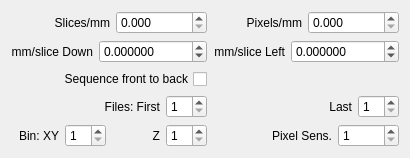
       <widget class="QWidget" name="tabSettings">
        <attribute name="title">
         <string>Settings</string>
        </attribute>
        <layout class="QHBoxLayout">
         <item>
          <layout class="QGridLayout">
           <item row="0" column="0">
            <layout class="QHBoxLayout">
             <item>
              <widget class="QLabel" name="label_9">
               <property name="text">
                <string>Slices/mm</string>
               </property>
               <property name="alignment">
                <set>Qt::AlignRight|Qt::AlignTrailing|Qt::AlignVCenter</set>
               </property>
              </widget>
             </item>
             <item>
              <widget class="QDoubleSpinBox" name="Slices_Per_MM">
               <property name="sizePolicy">
                <sizepolicy hsizetype="Fixed" vsizetype="Fixed">
                 <horstretch>0</horstretch>
                 <verstretch>0</verstretch>
                </sizepolicy>
               </property>
               <property name="buttonSymbols">
                <enum>QAbstractSpinBox::UpDownArrows</enum>
               </property>
               <property name="keyboardTracking">
                <bool>false</bool>
               </property>
               <property name="decimals">
                <number>3</number>
               </property>
               <property name="maximum">
                <double>1000000.000000000000000</double>
               </property>
              </widget>
             </item>
            </layout>
           </item>
           <item row="0" column="1">
            <layout class="QHBoxLayout">
             <item>
              <widget class="QLabel" name="label_3">
               <property name="text">
                <string>Pixels/mm</string>
               </property>
               <property name="alignment">
                <set>Qt::AlignRight|Qt::AlignTrailing|Qt::AlignVCenter</set>
               </property>
              </widget>
             </item>
             <item>
              <widget class="QDoubleSpinBox" name="Pixels_Per_MM">
               <property name="sizePolicy">
                <sizepolicy hsizetype="Fixed" vsizetype="Fixed">
                 <horstretch>0</horstretch>
                 <verstretch>0</verstretch>
                </sizepolicy>
               </property>
               <property name="keyboardTracking">
                <bool>false</bool>
               </property>
               <property name="decimals">
                <number>3</number>
               </property>
               <property name="maximum">
                <double>1000000.000000000000000</double>
               </property>
              </widget>
             </item>
            </layout>
           </item>
           <item row="1" column="0">
            <layout class="QHBoxLayout">
             <item>
              <widget class="QLabel" name="label_10">
               <property name="text">
                <string>mm/slice Down</string>
               </property>
               <property name="alignment">
                <set>Qt::AlignRight|Qt::AlignTrailing|Qt::AlignVCenter</set>
               </property>
              </widget>
             </item>
             <item>
              <widget class="QDoubleSpinBox" name="Edge_Down_MM">
               <property name="sizePolicy">
                <sizepolicy hsizetype="Fixed" vsizetype="Fixed">
                 <horstretch>0</horstretch>
                 <verstretch>0</verstretch>
                </sizepolicy>
               </property>
               <property name="keyboardTracking">
                <bool>false</bool>
               </property>
               <property name="decimals">
                <number>6</number>
               </property>
               <property name="minimum">
                <double>-10000.000000000000000</double>
               </property>
               <property name="maximum">
                <double>10000.000000000000000</double>
               </property>
              </widget>
             </item>
            </layout>
           </item>
           <item row="1" column="1">
            <layout class="QHBoxLayout">
             <item>
              <widget class="QLabel" name="label_11">
               <property name="text">
                <string>mm/slice Left</string>
               </property>
               <property name="alignment">
                <set>Qt::AlignRight|Qt::AlignTrailing|Qt::AlignVCenter</set>
               </property>
              </widget>
             </item>
             <item>
              <widget class="QDoubleSpinBox" name="Edge_Left_MM">
               <property name="sizePolicy">
                <sizepolicy hsizetype="Fixed" vsizetype="Fixed">
                 <horstretch>0</horstretch>
                 <verstretch>0</verstretch>
                </sizepolicy>
               </property>
               <property name="keyboardTracking">
                <bool>false</bool>
               </property>
               <property name="decimals">
                <number>6</number>
               </property>
               <property name="minimum">
                <double>-10000.000000000000000</double>
               </property>
               <property name="maximum">
                <double>10000.000000000000000</double>
               </property>
              </widget>
             </item>
            </layout>
           </item>
           <item row="2" column="0">
            <widget class="QCheckBox" name="CheckMirror">
             <property name="layoutDirection">
              <enum>Qt::RightToLeft</enum>
             </property>
             <property name="text">
              <string>Sequence front to back</string>
             </property>
            </widget>
           </item>
           <item row="3" column="0">
            <layout class="QHBoxLayout">
             <item>
              <widget class="QLabel" name="label_16">
               <property name="text">
                <string>Files: First</string>
               </property>
               <property name="alignment">
                <set>Qt::AlignRight|Qt::AlignTrailing|Qt::AlignVCenter</set>
               </property>
              </widget>
             </item>
             <item>
              <widget class="KeysafeSpinBox" name="FirstFile">
               <property name="sizePolicy">
                <sizepolicy hsizetype="Fixed" vsizetype="Fixed">
                 <horstretch>0</horstretch>
                 <verstretch>0</verstretch>
                </sizepolicy>
               </property>
               <property name="keyboardTracking">
                <bool>false</bool>
               </property>
               <property name="minimum">
                <number>1</number>
               </property>
              </widget>
             </item>
            </layout>
           </item>
           <item row="3" column="1">
            <layout class="QHBoxLayout">
             <item>
              <widget class="QLabel" name="label_17">
               <property name="text">
                <string>Last</string>
               </property>
               <property name="alignment">
                <set>Qt::AlignRight|Qt::AlignTrailing|Qt::AlignVCenter</set>
               </property>
              </widget>
             </item>
             <item>
              <widget class="KeysafeSpinBox" name="LastFile">
               <property name="sizePolicy">
                <sizepolicy hsizetype="Fixed" vsizetype="Fixed">
                 <horstretch>0</horstretch>
                 <verstretch>0</verstretch>
                </sizepolicy>
               </property>
               <property name="keyboardTracking">
                <bool>false</bool>
               </property>
               <property name="minimum">
                <number>1</number>
               </property>
              </widget>
             </item>
            </layout>
           </item>
           <item row="4" column="0">
            <layout class="QHBoxLayout">
             <item>
              <widget class="QLabel" name="label_13">
               <property name="text">
                <string>Bin: XY</string>
               </property>
               <property name="alignment">
                <set>Qt::AlignRight|Qt::AlignTrailing|Qt::AlignVCenter</set>
               </property>
              </widget>
             </item>
             <item>
              <widget class="KeysafeSpinBox" name="DownsampleXY">
               <property name="sizePolicy">
                <sizepolicy hsizetype="Fixed" vsizetype="Fixed">
                 <horstretch>0</horstretch>
                 <verstretch>0</verstretch>
                </sizepolicy>
               </property>
               <property name="keyboardTracking">
                <bool>false</bool>
               </property>
               <property name="minimum">
                <number>1</number>
               </property>
               <property name="maximum">
                <number>10</number>
               </property>
              </widget>
             </item>
             <item>
              <widget class="QLabel" name="label_14">
               <property name="text">
                <string>Z</string>
               </property>
               <property name="alignment">
                <set>Qt::AlignRight|Qt::AlignTrailing|Qt::AlignVCenter</set>
               </property>
              </widget>
             </item>
             <item>
              <widget class="KeysafeSpinBox" name="DownsampleZ">
               <property name="sizePolicy">
                <sizepolicy hsizetype="Fixed" vsizetype="Fixed">
                 <horstretch>0</horstretch>
                 <verstretch>0</verstretch>
                </sizepolicy>
               </property>
               <property name="keyboardTracking">
                <bool>false</bool>
               </property>
               <property name="minimum">
                <number>1</number>
               </property>
               <property name="maximum">
                <number>10</number>
               </property>
              </widget>
             </item>
            </layout>
           </item>
           <item row="4" column="1">
            <layout class="QHBoxLayout">
             <item>
              <widget class="QLabel" name="label_15">
               <property name="text">
                <string>Pixel Sens.</string>
               </property>
               <property name="alignment">
                <set>Qt::AlignRight|Qt::AlignTrailing|Qt::AlignVCenter</set>
               </property>
              </widget>
             </item>
             <item>
              <widget class="KeysafeSpinBox" name="PixelSensitivity">
               <property name="sizePolicy">
                <sizepolicy hsizetype="Fixed" vsizetype="Fixed">
                 <horstretch>0</horstretch>
                 <verstretch>0</verstretch>
                </sizepolicy>
               </property>
               <property name="keyboardTracking">
                <bool>false</bool>
               </property>
               <property name="minimum">
                <number>1</number>
               </property>
               <property name="maximum">
                <number>10000</number>
               </property>
              </widget>
             </item>
            </layout>
           </item>
          </layout>
         </item>
        </layout>
       </widget>
